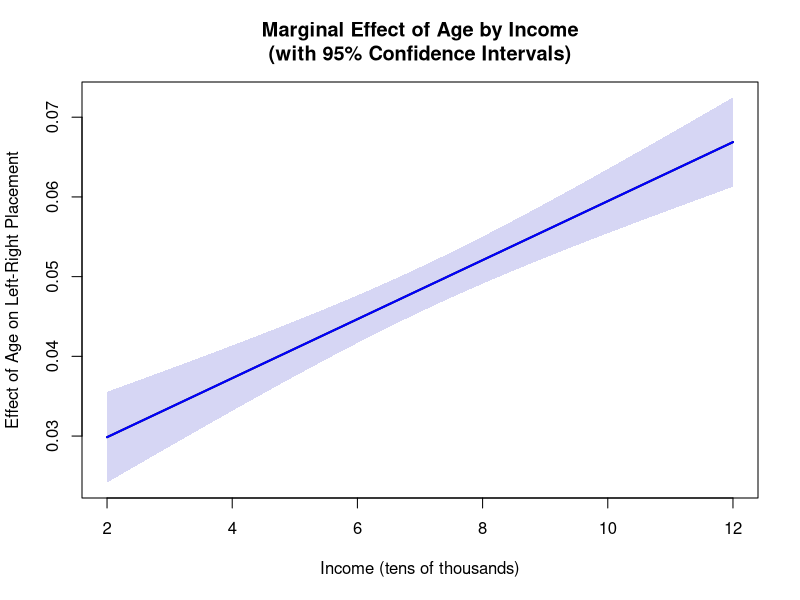
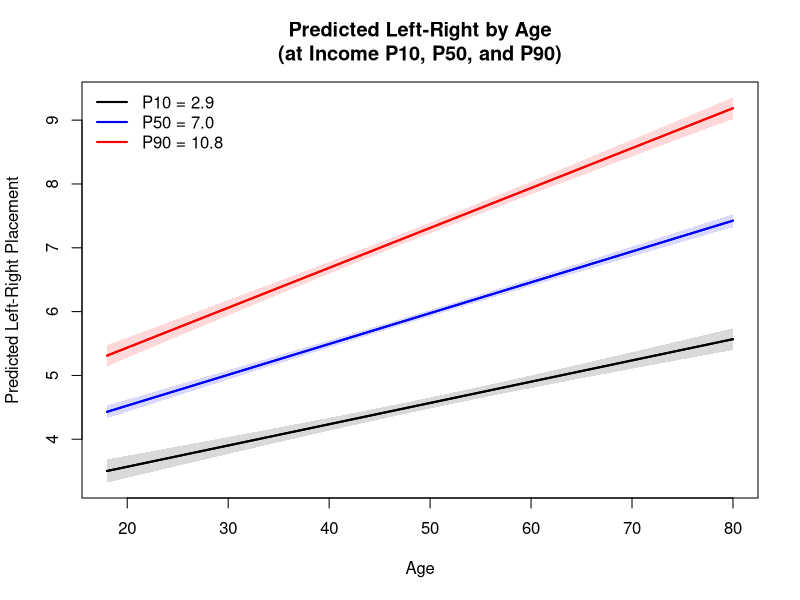
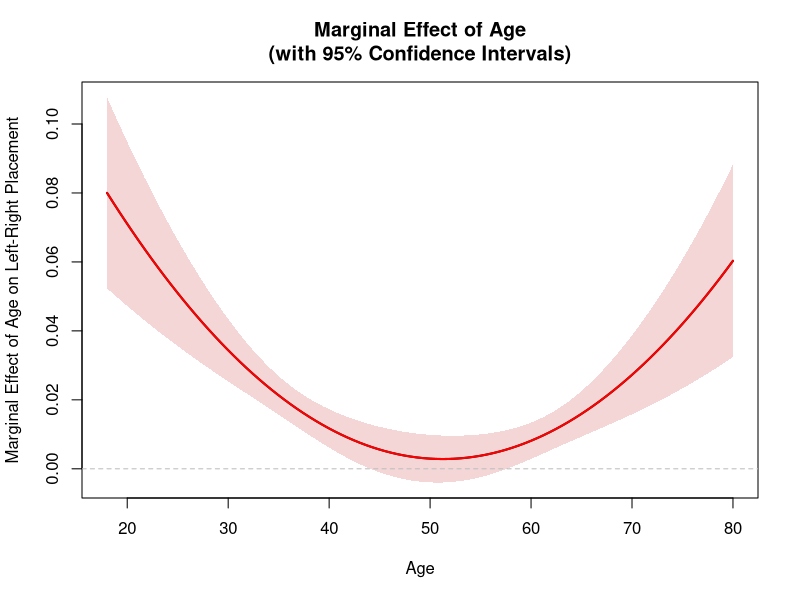

The R source for these figures, in order:
## ---- chunk 1
#| label: simulate-data
#| echo: false

set.seed(123)

n <- 1000

age <- runif(n, min = 18, max = 80)

income <- runif(n, min = 2, max = 12)

beta0 <- 2.5       # Intercept
beta1 <- 0.02      # Main effect of age
beta2 <- 0.15      # Main effect of income
beta3 <- 0.004     # Interaction term (positive!)

leftRight <- beta0 + beta1 * age + beta2 * income + beta3 * (age * income) + rnorm(n, 0, 0.8)

leftRight <- pmin(pmax(leftRight, 0), 10)

data <- data.frame(
  leftRight = leftRight,
  age = age,
  income = income
)
## ---- chunk 2
summary(
  lm(leftRight ~ age, data = data)
)
## ---- chunk 3
summary(
  lm(leftRight ~ age * income, data = data)
)
## ---- chunk 4
#| label: plot-interaction
#| warning: false

# Fit the model with interaction
model <- lm(leftRight ~ age * income, data = data)

# Extract coefficients and variance-covariance matrix
coefs <- coef(model)
vcov_matrix <- vcov(model)

income_seq <- seq(2, 12, length.out = 100)

effect <- coefs[2] + coefs[4] * income_seq

se <- sqrt(vcov_matrix[2, 2] + 
           income_seq^2 * vcov_matrix[4, 4] + 
           2 * income_seq * vcov_matrix[2, 4])

ci_lower <- effect - 1.96 * se
ci_upper <- effect + 1.96 * se

# Create plot
plot(income_seq, effect, 
     type = "l", 
     lwd = 2,
     ylim = c(min(ci_lower), max(ci_upper)),
  xlab = "Income (tens of thousands)",
  ylab = "Effect of Age on Left-Right Placement",
  main = "Marginal Effect of Age by Income\n(with 95% Confidence Intervals)")

# Add confidence interval as shaded region
polygon(c(income_seq, rev(income_seq)), 
        c(ci_upper, rev(ci_lower)),
        col = rgb(0.2, 0.2, 0.8, 0.2),
        border = NA)

# Add reference line at y=0
abline(h = 0, lty = 2, col = "gray", lwd = 1)

# Re-plot the line on top
lines(income_seq, effect, lwd = 2, col = "blue")
## ---- chunk 5
#| label: plot-predicted
#| warning: false

income_levels <- as.numeric(quantile(data$income, probs = c(0.1, 0.5, 0.9)))
income_labels <- paste0(c("P10 = ", "P50 = ", "P90 = "), sprintf("%.1f", income_levels))
age_grid <- seq(18, 80, length.out = 100)

pred_grid <- expand.grid(
  age = age_grid,
  income = income_levels
)

pred_ci <- predict(model, newdata = pred_grid, interval = "confidence")
pred_grid$leftRight_hat <- pred_ci[, "fit"]
pred_grid$ci_lower <- pred_ci[, "lwr"]
pred_grid$ci_upper <- pred_ci[, "upr"]

plot(age_grid, pred_grid$leftRight_hat[pred_grid$income == income_levels[1]],
     type = "l",
     lwd = 2,
     ylim = range(pred_grid$ci_lower, pred_grid$ci_upper),
     xlab = "Age",
     ylab = "Predicted Left-Right Placement",
    main = "Predicted Left-Right by Age\n(at Income P10, P50, and P90)")

polygon(c(age_grid, rev(age_grid)),
        c(pred_grid$ci_upper[pred_grid$income == income_levels[1]],
          rev(pred_grid$ci_lower[pred_grid$income == income_levels[1]])),
        col = rgb(0, 0, 0, 0.15),
        border = NA)

lines(age_grid, pred_grid$leftRight_hat[pred_grid$income == income_levels[2]], lwd = 2, col = "blue")
lines(age_grid, pred_grid$leftRight_hat[pred_grid$income == income_levels[3]], lwd = 2, col = "red")

polygon(c(age_grid, rev(age_grid)),
        c(pred_grid$ci_upper[pred_grid$income == income_levels[2]],
          rev(pred_grid$ci_lower[pred_grid$income == income_levels[2]])),
        col = rgb(0, 0, 1, 0.15),
        border = NA)

polygon(c(age_grid, rev(age_grid)),
        c(pred_grid$ci_upper[pred_grid$income == income_levels[3]],
          rev(pred_grid$ci_lower[pred_grid$income == income_levels[3]])),
        col = rgb(1, 0, 0, 0.15),
        border = NA)

lines(age_grid, pred_grid$leftRight_hat[pred_grid$income == income_levels[1]], lwd = 2, col = "black")
lines(age_grid, pred_grid$leftRight_hat[pred_grid$income == income_levels[2]], lwd = 2, col = "blue")
lines(age_grid, pred_grid$leftRight_hat[pred_grid$income == income_levels[3]], lwd = 2, col = "red")

legend("topleft",
  legend = income_labels,
       lwd = 2,
       col = c("black", "blue", "red"),
       bty = "n")
## ---- chunk 6
#| label: simulate-data2
#| echo: false

set.seed(123)

n <- 1000

age <- runif(n, min = 18, max = 80)

beta0 <- 3.0         # Intercept
beta1 <- 0.225       # Linear effect of age
beta2 <- -0.0045     # Quadratic effect of age
beta3 <- 0.00003     # Cubic effect of age (positive for U-shape marginal effect)

leftRight <- beta0 + beta1 * age + beta2 * (age * age) + beta3 * (age * age * age) + rnorm(n, 0, 0.8)

leftRight <- pmin(pmax(leftRight, 0), 10)

data2 <- data.frame(
  leftRight = leftRight,
  age = age
)
## ---- chunk 7
summary(
  lm(leftRight ~ poly(age, degree = 3, raw = TRUE), data = data2)
)
## ---- chunk 8
#| label: plot-polynomial
#| warning: false

# Fit the polynomial regression model with raw polynomials
model_poly <- lm(leftRight ~ age + I(age^2) + I(age^3), data = data2) 

# Extract coefficients and variance-covariance matrix
coefs <- coef(model_poly)
vcov_matrix <- vcov(model_poly)

# Create age sequence for prediction
age_seq <- seq(18, 80, length.out = 100)

# Calculate marginal effect: β₁ + 2*β₂*age + 3*β₃*age²
effect <- coefs[2] + 2 * coefs[3] * age_seq + 3 * coefs[4] * age_seq^2

# Delta method for standard error:
# For f(β) = β₁ + 2*β₂*age + 3*β₃*age², gradient is [1, 2*age, 3*age²]
# SE = sqrt(gradient' * Vcov * gradient)
se <- sqrt(vcov_matrix[2, 2] + 
           4 * age_seq^2 * vcov_matrix[3, 3] + 
           9 * age_seq^4 * vcov_matrix[4, 4] +
           4 * age_seq * vcov_matrix[2, 3] +
           6 * age_seq^2 * vcov_matrix[2, 4] +
           12 * age_seq^3 * vcov_matrix[3, 4])

# Calculate 95% confidence intervals
ci_lower <- effect - 1.96 * se
ci_upper <- effect + 1.96 * se

# Create plot
plot(age_seq, effect, 
     type = "l", 
     lwd = 2,
     ylim = c(min(ci_lower), max(ci_upper)),
     xlab = "Age",
    ylab = "Marginal Effect of Age on Left-Right Placement",
     main = "Marginal Effect of Age\n(with 95% Confidence Intervals)")

# Add confidence interval as shaded region
polygon(c(age_seq, rev(age_seq)), 
        c(ci_upper, rev(ci_lower)),
        col = rgb(0.8, 0.2, 0.2, 0.2),
        border = NA)

# Add reference line at y=0
abline(h = 0, lty = 2, col = "gray", lwd = 1)

# Re-plot the line on top
lines(age_seq, effect, lwd = 2, col = "red")
